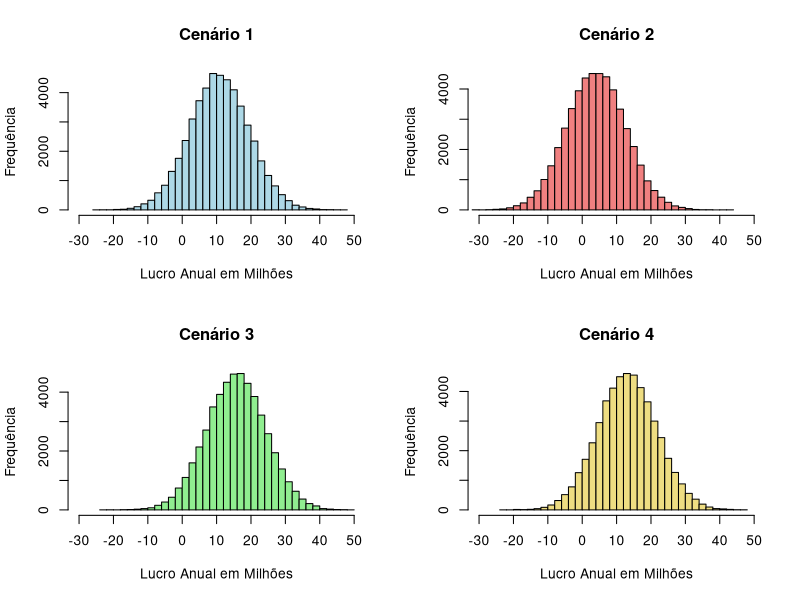
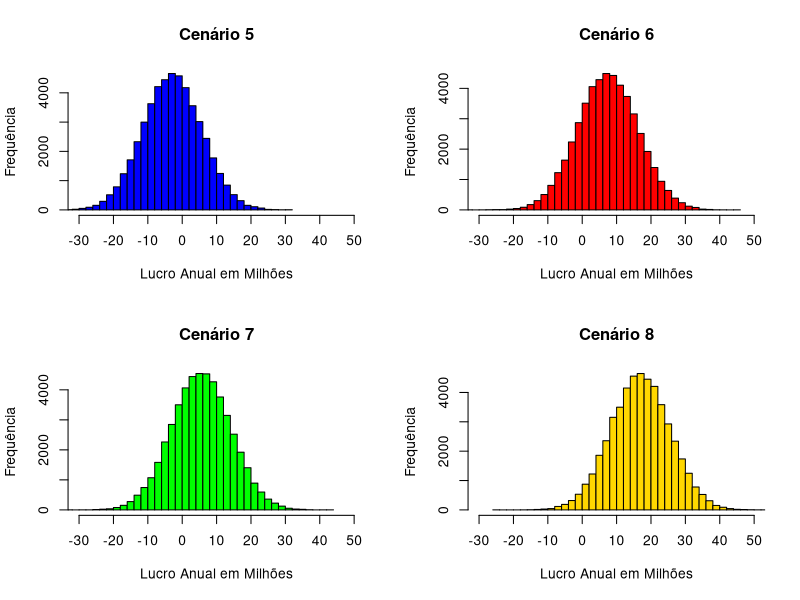
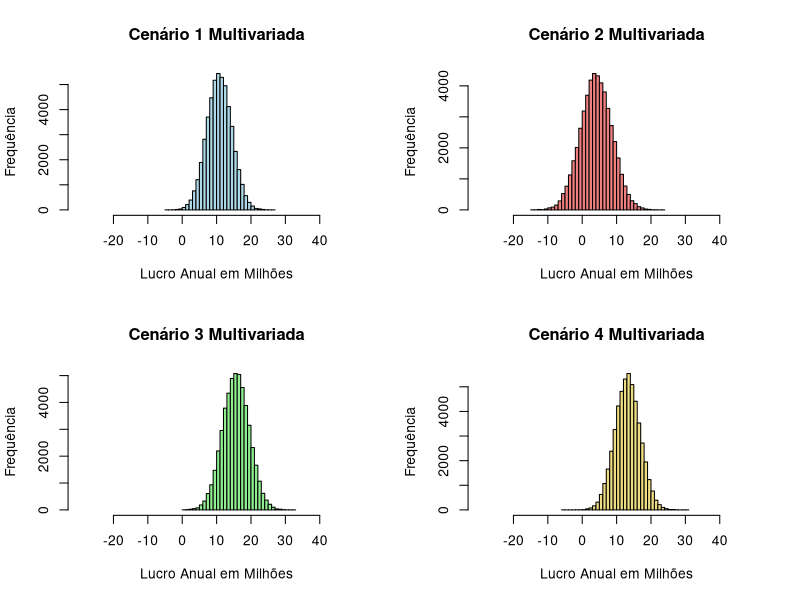
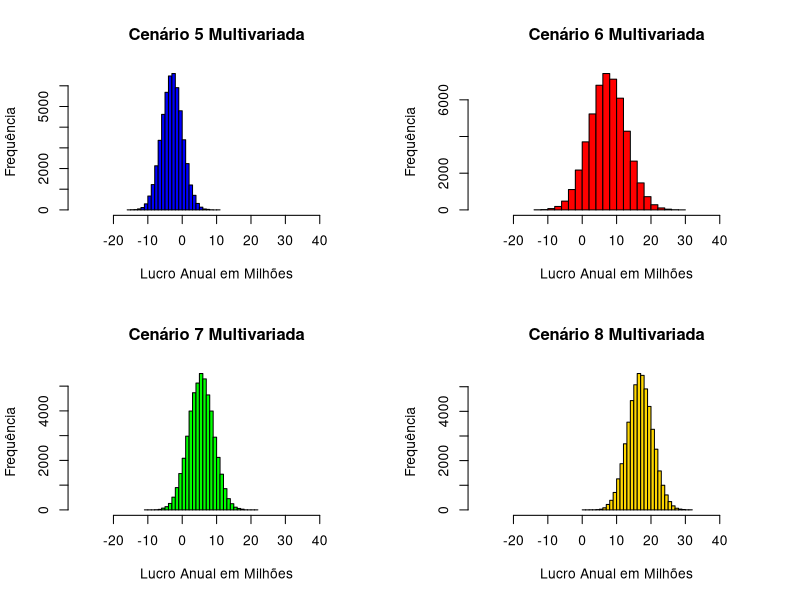

These figures' R source, in order:
set.seed(2302)

# Receitas Empréstimos
remp <- c(17240972.62, 22887819.44, 27154113.17, 28431184.15, 27837381.39)

# Custos Empréstimos
cemp <- c(9881917.66, 13717674.33, 16529890.75, 17006139.08, 13422037.97)

# Perdas
pauf <- c(4273206.25, 1707172.27, 3413051.51, 4303517.55, 3118459.23)

# Receita Captação
rcap <- c(17082981.10, 21857139.60, 27286675.43, 29830049.65, 25437200.99)

# Custos Captação
ccap <- c(12144863.89, 16468313.68, 20952502.24, 22800071.35, 18767726.39)

# Receitas Serviços
rvs <- c(4404808.64, 3621758.53, 4154535.69, 3922513.87, 5619494.85)

# Custos Fixos Administrativos
cadm <- c(5941205.94, 6970836.13, 6880157.87, 7426871.81, 7132300.12)

mRemp <- mean(remp)
sRemp   <- sd(remp)

mCemp <- mean(cemp)
sCemp   <- sd(cemp)

mPauf <- mean(pauf)
sPauf   <- sd(pauf)

mRcap <- mean(rcap)
sRcap   <- sd(rcap)

mCcap <- mean(ccap)
sCcap   <- sd(ccap)

mRsv  <- mean(rvs)
sRsv    <- sd(rvs)

mCadm <- mean(cadm)
sCadm   <- sd(cadm)

simular_cenario <- function(n_sim = 50000, mult_perdas = 1, cadm = 1,
                            mean_Remp = mRemp, sd_Remp = sRemp,
                            mean_Cemp = mCemp, sd_Cemp = sCemp,
                            mean_Pauf = mPauf, sd_Pauf = sPauf,
                            mean_Rcap = mRcap, sd_Rcap = sRcap,
                            mean_Ccap = mCcap, sd_Ccap = sCcap,
                            mean_Rsv = mRsv, sd_Rsv = sRsv,
                            mean_Cadm = mCadm, sd_Cadm = sCadm) {
  
  Remp <- rnorm(n_sim, mean_Remp, sd_Remp)
  Cemp <- rnorm(n_sim, mean_Cemp, sd_Cemp)
  Pauf <- rnorm(n_sim, mean_Pauf * mult_perdas, sd_Pauf)
  
  Rcap <- rnorm(n_sim, mean_Rcap, sd_Rcap)
  Ccap <- rnorm(n_sim, mean_Ccap, sd_Ccap)
  
  Rsv  <- rnorm(n_sim, mean_Rsv, sd_Rsv)
  
  Cadm <- rnorm(n_sim, mean_Cadm * cadm, sd_Cadm)
  
  # Fórmula do artigo
  Run <- (Remp - Cemp - Pauf) +
    (Rcap - Ccap) +
    Rsv - Cadm
  
  return(Run)
}

# Cenário 1 (base)
cen1 <- simular_cenario()

# Cenário 2 (perdas maiores - pessimista)
cen2 <- simular_cenario(mult_perdas = 3)

# Cenário 3 (redução custos administrativos)
cen3 <- simular_cenario(cadm = 0.30)

# Cenário 4 (otimista - perdas menores + custos menores)
cen4 <- simular_cenario(mult_perdas = 0.8, cadm = 0.75)

resumo <- function(x) {
  c(
    Média = mean(x),
    Prob_lucro = mean(x > 0)
  )
}

rbind(
  Cenário1 = resumo(cen1),
  Cenário2 = resumo(cen2),
  Cenário3 = resumo(cen3),
  Cenário4 = resumo(cen4)
)

par(mfrow=c(2,2))

hist(cen1/1e6, main="Cenário 1", col="lightblue", breaks=30, xlab = "Lucro Anual em Milhões", ylab = "Frequência" ,xlim = c(-30, 50), xaxt = "n")
axis(1, at = seq(-30, 50, by = 10))
hist(cen2/1e6, main="Cenário 2", col="lightcoral", breaks=30, xlab = "Lucro Anual em Milhões", ylab = "Frequência", xlim = c(-30, 50), xaxt = "n")
axis(1, at = seq(-30, 50, by = 10))
hist(cen3/1e6, main="Cenário 3", col="lightgreen", breaks=30, xlab = "Lucro Anual em Milhões", ylab = "Frequência", xlim = c(-30, 50), xaxt = "n")
axis(1, at = seq(-30, 50, by = 10))
hist(cen4/1e6, main="Cenário 4", col="lightgoldenrod", breaks=30, xlab = "Lucro Anual em Milhões", ylab = "Frequência", xlim = c(-30, 50), xaxt = "n")
axis(1, at = seq(-30, 50, by = 10))


# Cenário 5 Custos Administrativo Mais Altos
cen5 <- simular_cenario(cadm = 3)

# Cenário 6 Maior variação nas Perdas
cen6 <- simular_cenario(mult_perdas = 2, sd_Pauf = sPauf*2)

# Cenário 7 Menos Empréstimos
cen7 <- simular_cenario(mean_Remp = mRemp/2, mean_Cemp = mCemp/2)

# Cenário 8 Mais Investimentos
cen8 <- simular_cenario(mean_Rcap = 2*mRcap, mean_Ccap = 2*mCcap)

hist(cen5/1e6, main="Cenário 5", col="blue", breaks=30, xlab = "Lucro Anual em Milhões", ylab = "Frequência" ,xlim = c(-30, 50), xaxt = "n")
axis(1, at = seq(-30, 50, by = 10))
hist(cen6/1e6, main="Cenário 6", col="red", breaks=30, xlab = "Lucro Anual em Milhões", ylab = "Frequência", xlim = c(-30, 50), xaxt = "n")
axis(1, at = seq(-30, 50, by = 10))
hist(cen7/1e6, main="Cenário 7", col="green", breaks=30, xlab = "Lucro Anual em Milhões", ylab = "Frequência", xlim = c(-30, 50), xaxt = "n")
axis(1, at = seq(-30, 50, by = 10))
hist(cen8/1e6, main="Cenário 8", col="gold", breaks=30, xlab = "Lucro Anual em Milhões", ylab = "Frequência", xlim = c(-30, 50), xaxt = "n")
axis(1, at = seq(-30, 50, by = 10))

rbind(
  Cenário5 = resumo(cen5),
  Cenário6 = resumo(cen6),
  Cenário7 = resumo(cen7),
  Cenário8 = resumo(cen8)
)

# Normal Multivariada

library(MASS)

mvnorm <- function(n_sim = 50000, mult_perdas = 1, cadm = 1,
                   medias,
                   Sigma){
  dados <- mvrnorm(
    n = n_sim,
    mu = medias,
    Sigma = Sigma
  )
  
  colnames(dados) <- c(
    "Remp",
    "Cemp",
    "Pauf",
    "Rcap",
    "Ccap",
    "Rsv",
    "Cadm"
  )
  
  dados <- as.data.frame(dados)
  
  dados$Run <-
    (dados$Remp - dados$Cemp - mult_perdas*dados$Pauf) +
    (dados$Rcap - dados$Ccap) +
    dados$Rsv -
    cadm*dados$Cadm
  
  return(dados$Run)
}

dados5anos <- data.frame(
  Remp = c(17240972.62, 22887819.44, 27154113.17, 28431184.15, 27837381.39),
  Cemp = c(9881917.66, 13717674.33, 16529890.75, 17006139.08, 13422037.97),
  Pauf = c(4273206.25, 1707172.27, 3413051.51, 4303517.55, 3118459.23),
  Rcap = c(17082981.10, 21857139.60, 27286675.43, 29830049.65, 25437200.99),
  Ccap = c(12144863.89, 16468313.68, 20952502.24, 22800071.35, 18767726.39),
  Rsv  = c(4404808.64, 3621758.53, 4154535.69, 3922513.87, 5619494.85),
  Cadm = c(5941205.94, 6970836.13, 6880157.87, 7426871.81, 7132300.12)
)

medias <- colMeans(dados5anos)

Sigma <- cov(dados5anos)

cena1 <- mvnorm(
  n_sim = 50000,
  medias = medias,
  Sigma = Sigma
)

cena2 <- mvnorm(
  n_sim = 50000,
  medias = medias,
  mult_perdas = 3,
  Sigma = Sigma
)

cena3 <- mvnorm(
  n_sim = 50000,
  medias = medias,
  cadm = 0.30,
  Sigma = Sigma
)

cena4 <- mvnorm(
  n_sim = 50000,
  mult_perdas = 0.8, 
  cadm = 0.75,
  medias = medias,
  Sigma = Sigma
)

hist(cena1/1e6, main="Cenário 1 Multivariada", col="lightblue", breaks=30, xlab = "Lucro Anual em Milhões", ylab = "Frequência" ,xlim = c(-30, 50), xaxt = "n")
axis(1, at = seq(-20, 40, by = 10))
hist(cena2/1e6, main="Cenário 2 Multivariada", col="lightcoral", breaks=30, xlab = "Lucro Anual em Milhões", ylab = "Frequência", xlim = c(-30, 50), xaxt = "n")
axis(1, at = seq(-20, 40, by = 10))
hist(cena3/1e6, main="Cenário 3 Multivariada", col="lightgreen", breaks=30, xlab = "Lucro Anual em Milhões", ylab = "Frequência", xlim = c(-30, 50), xaxt = "n")
axis(1, at = seq(-20, 40, by = 10))
hist(cena4/1e6, main="Cenário 4 Multivariada", col="lightgoldenrod", breaks=30, xlab = "Lucro Anual em Milhões", ylab = "Frequência", xlim = c(-30, 50), xaxt = "n")
axis(1, at = seq(-20, 40, by = 10))


rbind(
  Cenário1 = resumo(cena1),
  Cenário2 = resumo(cena2),
  Cenário3 = resumo(cena3),
  Cenário4 = resumo(cena4)
)

# Novos Cenários

cena5 <- mvnorm(
  n_sim = 50000,
  cadm = 3,
  medias = medias,
  Sigma = Sigma
)

sigmac6 <- Sigma
sigmac6[3, ] <- sigmac6[3, ] * 2
sigmac6[, 3] <- sigmac6[, 3] * 2

cena6 <- mvnorm(
  n_sim = 50000,
  mult_perdas = 2,
  medias = medias,
  Sigma = sigmac6
)

medc7 <- medias
medc7[c(1,2)] <- medias[c(1,2)]/2

cena7 <- mvnorm(
  n_sim = 50000,
  medias = medc7,
  Sigma = Sigma
)

medc8 <- medias
medc8[c(4,5)] <- medias[c(4,5)]*2

cena8 <- mvnorm(
  n_sim = 50000,
  medias = medc8,
  Sigma = Sigma
)

hist(cena5/1e6, main="Cenário 5 Multivariada", col="blue", breaks=30, xlab = "Lucro Anual em Milhões", ylab = "Frequência" ,xlim = c(-30, 50), xaxt = "n")
axis(1, at = seq(-20, 40, by = 10))
hist(cena6/1e6, main="Cenário 6 Multivariada", col="red", breaks=30, xlab = "Lucro Anual em Milhões", ylab = "Frequência", xlim = c(-30, 50), xaxt = "n")
axis(1, at = seq(-20, 40, by = 10))
hist(cena7/1e6, main="Cenário 7 Multivariada", col="green", breaks=30, xlab = "Lucro Anual em Milhões", ylab = "Frequência", xlim = c(-30, 50), xaxt = "n")
axis(1, at = seq(-20, 40, by = 10))
hist(cena8/1e6, main="Cenário 8 Multivariada", col="gold", breaks=30, xlab = "Lucro Anual em Milhões", ylab = "Frequência", xlim = c(-30, 50), xaxt = "n")
axis(1, at = seq(-20, 40, by = 10))

rbind(
  Cenário5 = resumo(cena5),
  Cenário6 = resumo(cena6),
  Cenário7 = resumo(cena7),
  Cenário8 = resumo(cena8)
)
